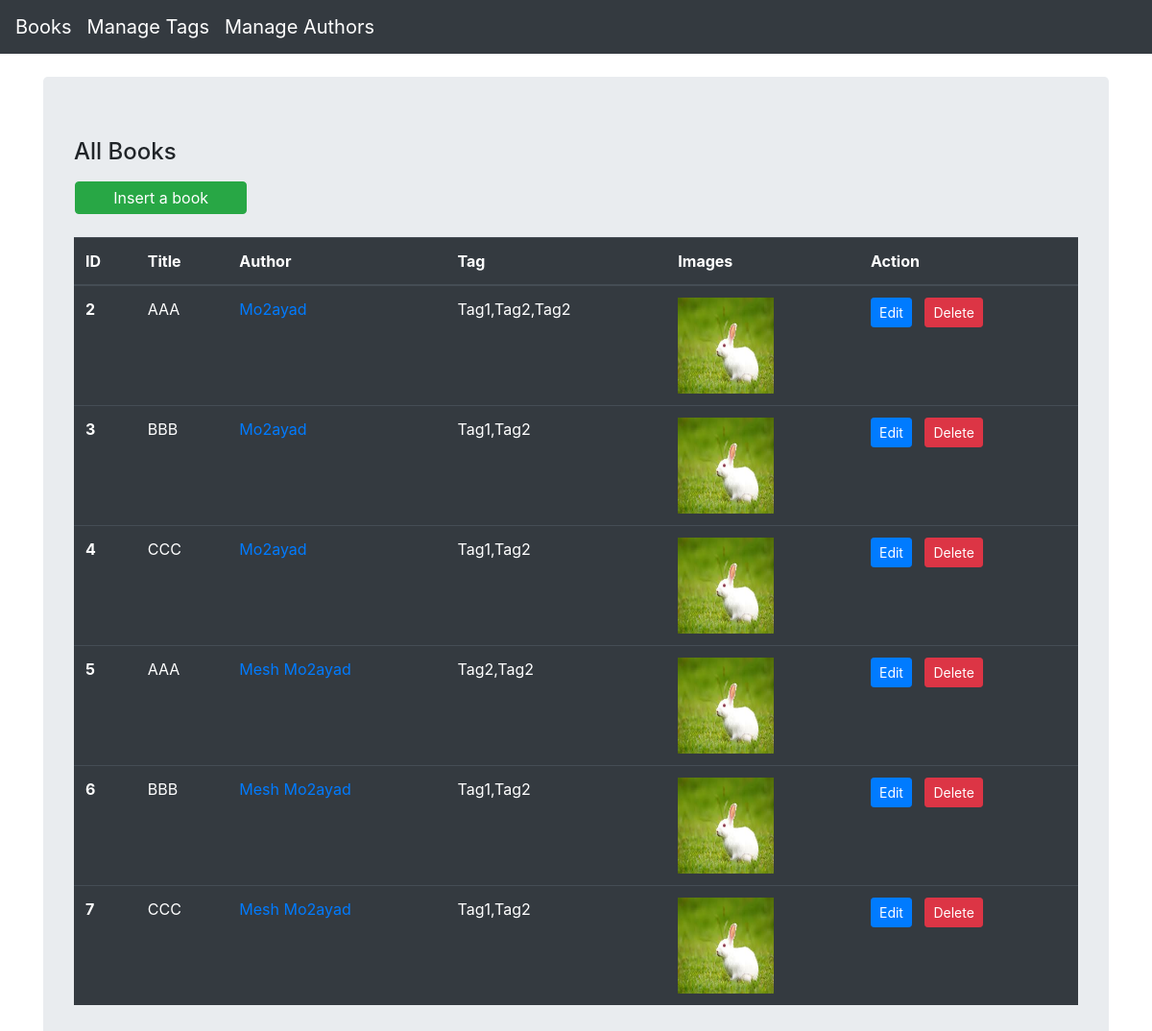
/main/index.php, run on the app's committed database.
### tables this page shows
CREATE TABLE `books` (
    `book_id` int(11) NOT NULL,
    `title` varchar(256) NOT NULL,
    `author_id` int(11) DEFAULT NULL,
    `book_image` varchar(255) NOT NULL
  );

CREATE TABLE `authors` (
    `id` int(11) NOT NULL,
    `author` varchar(256) NOT NULL
  );

### models/books.php (called while the page is built, shortened)
<?php
class Book
{
    private $conn;
    public function __construct($db)
    {
        $this->conn = $db;
    }
    function readAll()
    {
        $this->conn->setAttribute(PDO::ATTR_ERRMODE, PDO::ERRMODE_WARNING);
        $query = "SELECT
        books.book_id,
        books.title,
        books.book_image,
        authors.author,
        authors.id AS author_id,
        GROUP_CONCAT(tags.tag SEPARATOR ',') tags
    FROM
        books
  Left  JOIN
        authors
    ON
        authors.id = books.author_id
  Left  JOIN
        books_tags
    ON
        books_tags.book_id = books.book_id
   Left JOIN
        tags
    ON
        tags.id = books_tags.tag_id
    GROUP BY
        books.book_id";
        $stmt = $this->conn->prepare($query);
        $stmt->execute();
        return $stmt;
        print_r($stmt->errorInfo());
    }
}

### main/index.php (the view, shortened to what this page needs)
<?php
include_once '../models/books.php';
$database = new Database();
$db = $database->getConnection();
$book = new Book($db);
?>
<!DOCTYPE html>
<html lang="en">
<head>
    <link rel="stylesheet" href="https://stackpath.bootstrapcdn.com/bootstrap/4.3.1/css/bootstrap.min.css">
</head>
<body>
    <div class="container mt-4">
        <div class="row">
            <div class="col-lg-12">
                <div class="jumbotron">
                    <div class="row">
                        <h4 class="col-12 mb-3">All Books</h4>
                        <a type="submit" class="btn btn-success col-2 mb-4 ml-3 p-1" href="create.php">Insert a book</a>
                    </div>
                    <table class="table table-dark">
                        <thead>
                            <tr>
                                <th scope="col">ID</th>
                                <th scope="col">Title</th>
                                <th scope="col">Author</th>
                                <th scope="col">Tag</th>
                                <th scope="col">Images</th>
                                <th scope="col">Action</th>
                            </tr>
                        </thead>
                        <tbody>
                            <?php
                            $books = $book->readAll();
                            foreach ($books as $row) :  ?>
                                <tr>
                                    <th scope="row"><?php echo $row['book_id']; ?></th>
                                    <td><?php echo $row['title']; ?></td>
                                    <td><a href="/books/authorBooks/index.php?id=<?php echo $row["author_id"]; ?>"><?php echo $row['author']; ?></a></td>
                                    <td><?php echo $row['tags']; ?></td>
                                    <td><?php echo '<img src="/books/uploads/' . $row["book_image"] . '" alt="no_image" style="width:100px;height:100px;"> </img>'; ?></td>
                                    <td><a class="btn btn-sm btn-primary" href="edit.php?id=<?php echo $row['book_id']; ?>">Edit</a> &nbsp; <a class="btn btn-sm btn-danger" href="delete.php?id=<?php echo $row['book_id'] ?>">Delete</a></td>
                                </tr>
                            <?php endforeach; ?>
                        </tbody>
                    </table>
                </div>
            </div>
        </div>
    </div>
</body>
</html>

### data on the page
books: book_id "2", title "AAA", author.author "Mo2ayad", tags "Tag1,Tag2,Tag2", book_image (picture)
books: book_id "3", title "BBB", author.author "Mo2ayad", tags "Tag1,Tag2", book_image (picture)
books: book_id "4", title "CCC", author.author "Mo2ayad", tags "Tag1,Tag2", book_image (picture)
books: book_id "5", title "AAA", author.author "Mesh Mo2ayad", tags "Tag2,Tag2", book_image (picture)
books: book_id "6", title "BBB", author.author "Mesh Mo2ayad", tags "Tag1,Tag2", book_image (picture)
books: book_id "7", title "CCC", author.author "Mesh Mo2ayad", tags "Tag1,Tag2", book_image (picture)
